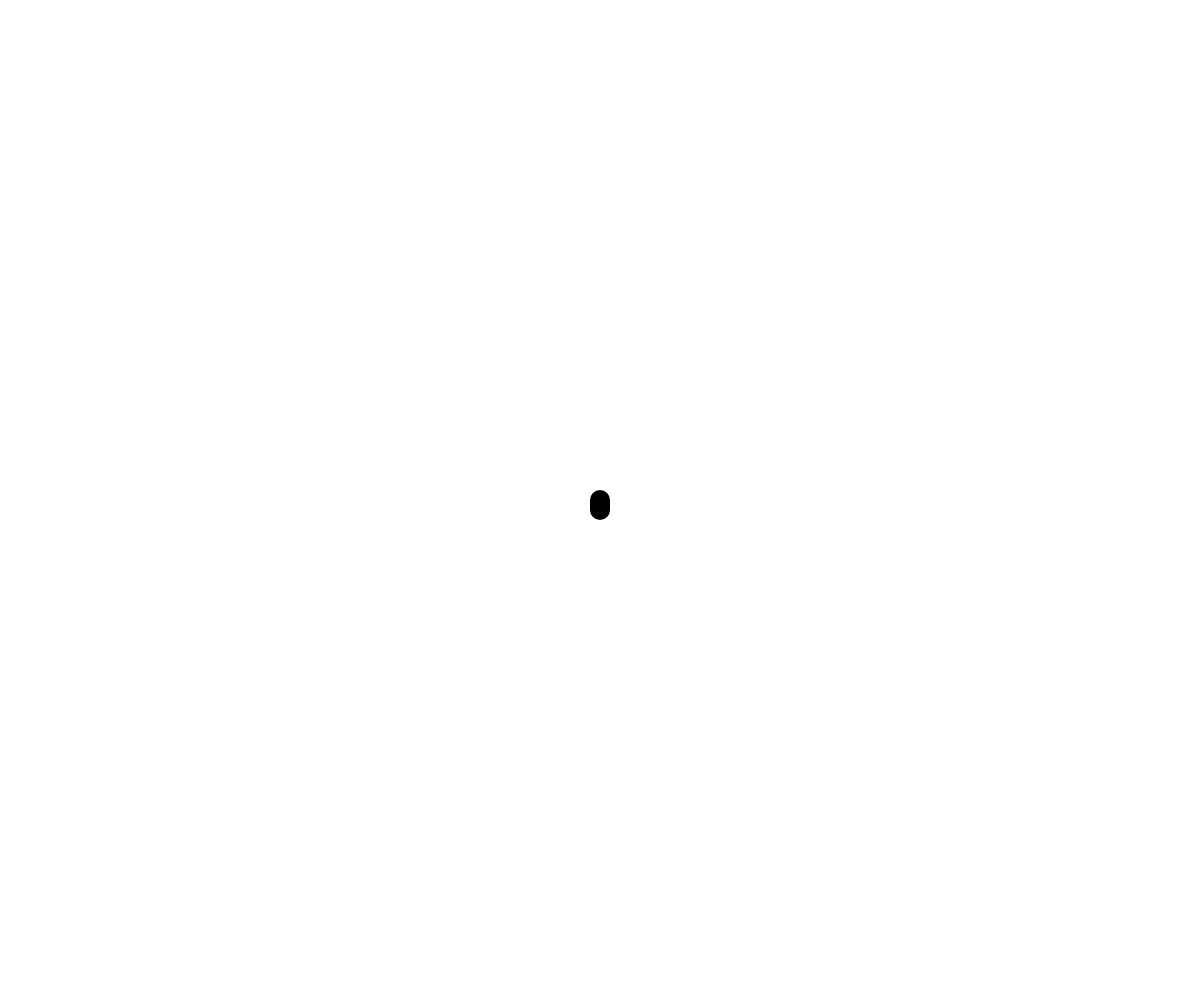
Frame 1 (no input)
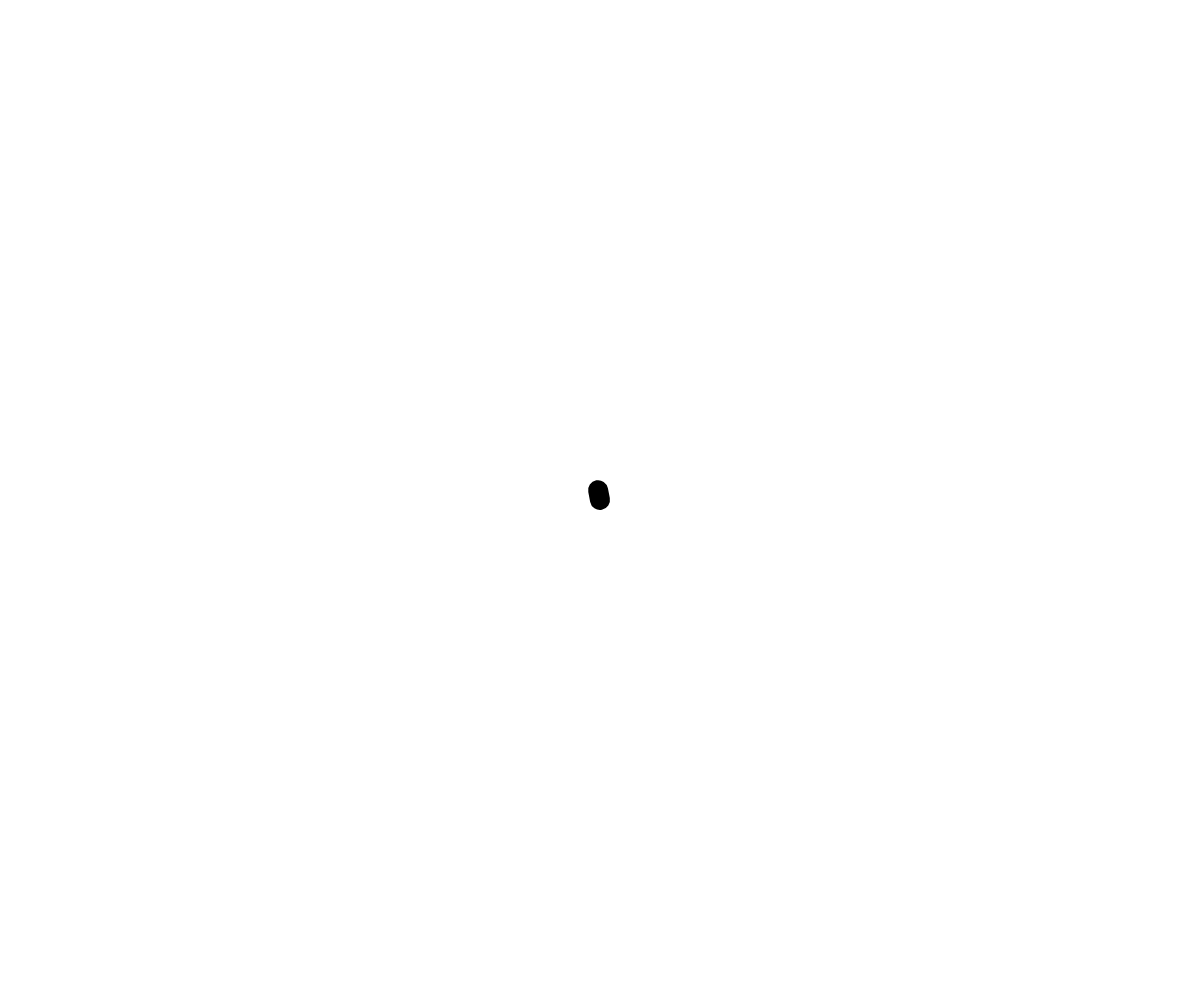
Frame 60 (no input)
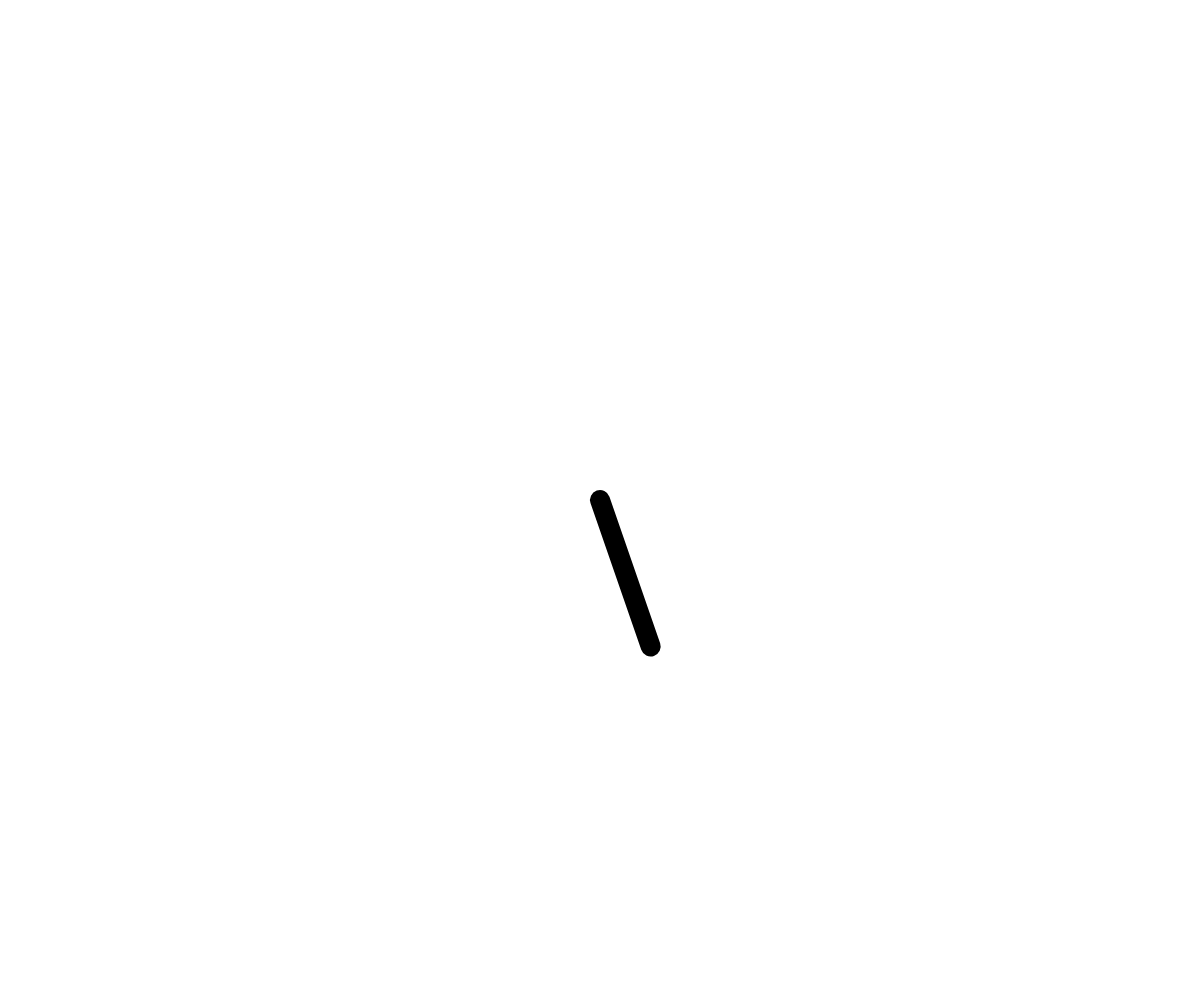
Frame 120 (the mouse pressed at the canvas centre since frame 60)

The p5.js sketch that drew these frames (run headless with seeded random() and noise() and a simulated clock; from frame 60 on, the mouse is pressed at the canvas centre):

// p5.js sketch
// ── sketch.js
var angle = 0.0;
var scalar = 50;
var speed = 0.05;

function setup() {
  createCanvas(windowWidth, windowHeight);
  fill(0);
  strokeWeight(20);
}

function draw() {

  var l0 = map(mouseX, 0, width, 10, 300);

  background(255);

  translate(width/2, height/2);
  rotate(angle);
  line(0, 0, 0, l0);


  angle += speed;

}
